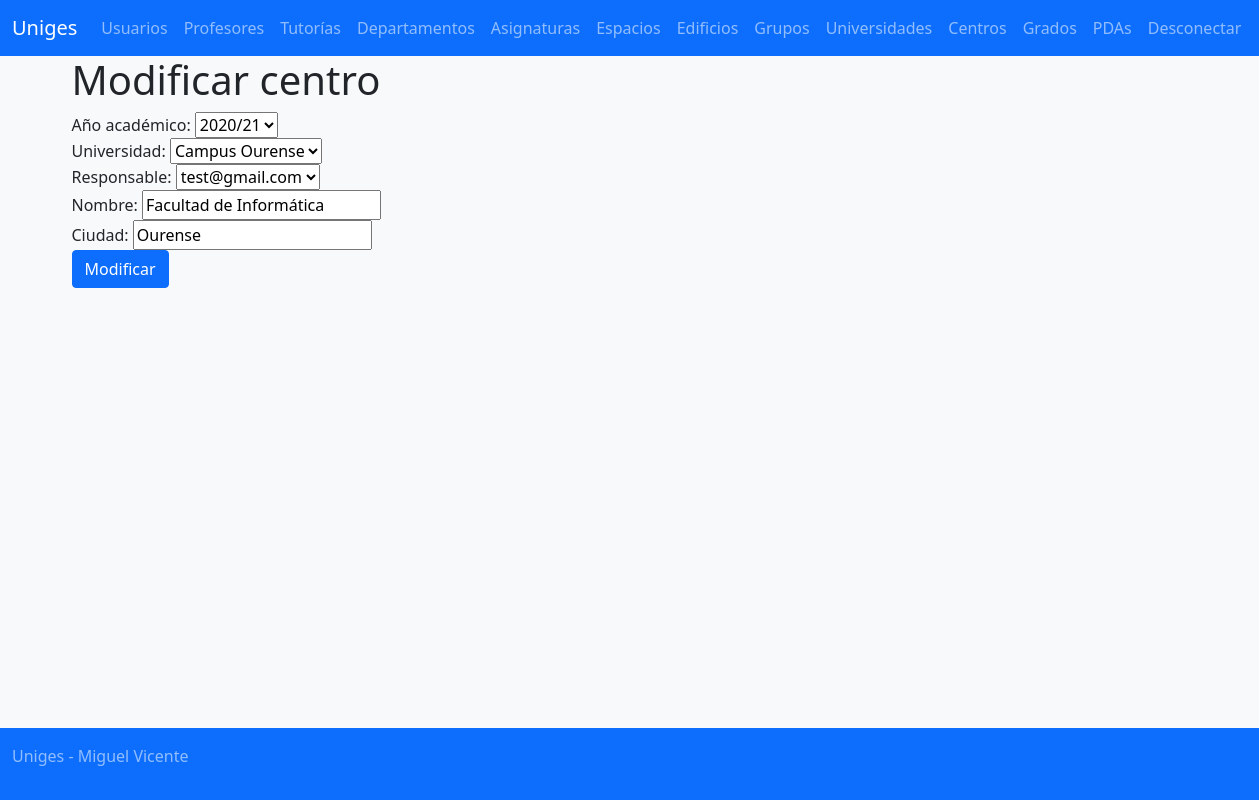
Page /?controller=centre&action=edit&id=1 (signed in) on the committed database.
### tables this page shows
create table `centre` (
	id int not null auto_increment primary key,
	academicyear_id int not null,
	college_id int not null,
	name varchar(255) not null,
	city varchar(255) not null,
	overseer varchar(9) default null,
	deleted tinyint(1) not null default 0);

create table `academicyear` (
	id int not null auto_increment primary key,
	name varchar(10) not null,
	deleted tinyint(1) not null default 0);

create table college (
	id int not null auto_increment primary key,
	academicyear_id int not null,
	name varchar(255),
	city varchar(255),
	supervisor int not null,
	deleted tinyint(1) not null default 0);

create table professor (
	id int not null auto_increment primary key,
	academicyear_id int not null,
	department_id int not null,
	dedication varchar(10) not null,
	user_id int not null,
	deleted tinyint(1) not null default 0);

create table user (
       id int not null auto_increment primary key,
	dni varchar(9) not null,
	name varchar(255) not null,
	surname varchar(255) not null,
	email varchar(255),
	password varchar(128),
	deleted tinyint(1) not null default 0);

### modelos/AcademicYearModel.php (called while the page is built, shortened)
<?php
class AcademicYearModel {
	private static function readFromAssoc($fila) {
		$ret = new AcademicYearModel();
		$ret->id = $fila["id"];
		$ret->name = $fila["name"];
		$ret->deleted = $fila["deleted"];
		return $ret;
	}
	public static function findAll() {
		$conn = Connection::getConnection();
		$stat = $conn->prepare("SELECT * FROM academicyear WHERE deleted = 0");
		$stat->execute();
		$result = $stat->get_result();
		$ret = array();
		while($fila = $result->fetch_assoc()) {
			array_push($ret, AcademicYearModel::readFromAssoc($fila));
		}
		return $ret;
	}
}
?>

### controladores/CentreController.php (called while the page is built, shortened)
<?php
include_once 'modelos/CentreModel.php';
include_once 'modelos/AcademicYearModel.php';
include_once 'modelos/CollegeModel.php';
include_once 'modelos/ProfessorModel.php';
include_once 'modelos/UserModel.php';
class CentreController {
    function edit() {
        $ay = AcademicYearModel::findAll();
        $col = CollegeModel::findAll();
        $prof = ProfessorModel::findAll();
        foreach($prof as &$p) {
            $p->user = UserModel::findById($p->user_id);
        }
        $centre = CentreModel::findById($_GET["id"]);
    }
}
?>

### modelos/CentreModel.php (called while the page is built, shortened)
<?php
class CentreModel {
    static public function findById($id) {
        $conn = Connection::getConnection();
        $stat = $conn->prepare("SELECT * FROM centre WHERE deleted = 0 AND id = ?");
        $stat->bind_param("i", $id);
        $stat->execute();
        $result = $stat->get_result();
        return $result->fetch_object("CentreModel");
    }
}
?>

### modelos/CollegeModel.php (called while the page is built, shortened)
<?php
class CollegeModel {
    static public function findAll() {
        $conn = Connection::getConnection();
        $stat = $conn->prepare("SELECT * FROM college WHERE deleted = 0");
        $stat->execute();
        $result = $stat->get_result();
        $value = array ();
        while($fila = $result->fetch_object("CollegeModel")) {
            array_push($value, $fila);
        }
        return $value;
    }
}
?>

### modelos/ProfessorModel.php (called while the page is built, shortened)
<?php
class ProfessorModel {
	private static function readFromAssoc($fila) {
	    	$res = new ProfessorModel();
		$res->id = $fila["id"];
		$res->academicyear_id = $fila["academicyear_id"];
		$res->department_id = $fila["department_id"];
		$res->dedication = $fila["dedication"];
		$res->deleted = $fila["deleted"];
		$res->user_id = $fila["user_id"];
		return $res;
	}
    public static function findAll() {
	    $conn = Connection::getConnection();
	    $stat = $conn->prepare("SELECT * FROM professor WHERE professor.deleted = 0");
	    $stat->execute();
	    $result = $stat->get_result();
	    $return = array();
	    while($fila = $result->fetch_assoc()) {
	    	array_push($return, ProfessorModel::readFromAssoc($fila));
	    }
	    return $return;
    }
}
?>

### modelos/UserModel.php (called while the page is built, shortened)
<?php
class UserModel {
	static private function readFromAssoc($user_data) {
		$result_user = new UserModel();
		$result_user->id = $user_data["id"];
		$result_user->dni = $user_data["dni"];
		$result_user->name = $user_data["name"];
		$result_user->surname = $user_data["surname"];
		$result_user->email = $user_data["email"];
		$result_user->password = $user_data["password"];
		$result_user->deleted = $user_data["deleted"];
		return $result_user;
	}
	static function findById($id) {
		$conn = Connection::getConnection();
		$stat = $conn->prepare("SELECT * FROM user WHERE id = ? AND deleted = 0");
		$stat->bind_param("i", $id);
		$stat->execute();
		$result = $stat->get_result();
		$user_data = $result->fetch_assoc();
		$result_user = UserModel::readFromAssoc($user_data);
		return $result_user;
	}
}
?>

### vistas/centre/edit.php (the view, shortened to what this page needs)
<h1><?= $strings["centre_edit_title"] ?></h1>
<?php $centre = $data["centre"]; ?>
<form action="/?controller=centre&action=edit_end" method="POST">
<div class="form-group">
<label for="academicyear"><?= $strings["centre_add_ay"] ?></label>
<select id="academicyear" name="academicyear_id">
<?php foreach($data["ay"] as $ay) { ?>
    <option value="<?= $ay->id ?>" <?= $ay->id == $centre->academicyear_id ? "selected" : "" ?>><?= $ay->name ?></option>
<?php } ?>
</select>
</div>
<div class="form-group">
<label for="college"><?= $strings["centre_add_college"] ?></label>
<select id="college" name="college_id">
<?php foreach($data["col"] as $col) { ?>
    <option value="<?= $col->id ?>" <?= $col->id == $centre->college_id ? "selected" : "" ?>><?= $col->name ?></option>
<?php } ?>
</select>
</div>
<div class="form-group">
<label for="overseer"><?= $strings["centre_add_overseer"] ?></label>
<select id="overseer" name="overseer">
<?php foreach($data["prof"] as $p) { ?>
    <option value="<?= $p->id ?>" <?= $p->id == $centre->overseer ? "selected" : "" ?>><?= $p->user->email ?></option>
<?php } ?>
</select>
</div>
<div class="form-group">
<label for="name"><?= $strings["centre_add_name"] ?></label>
<input type="text" name="name" value="<?= $centre->name ?>"/>
</div>
<div class="form-group">
<label for="city"><?= $strings["centre_add_city"] ?></label>
<input type="text" name="city" value="<?= $centre->city ?>"/>
</div>
<input type="submit" class="btn btn-primary" value="<?= $strings["centre_edit_submit"] ?>"/>
</form>

### rows in the picture
centre: academicyear_id "2020/21", college_id "Campus Ourense", overseer "test@gmail.com", name "Facultad de Informática", city "Ourense"

### other values in the picture
$strings["app_title"] "Uniges"
$strings["navbar_user"] "Usuarios"
$strings["navbar_professor"] "Profesores"
$strings["navbar_tutoria"] "Tutorías"
$strings["navbar_department"] "Departamentos"
$strings["navbar_subject"] "Asignaturas"
$strings["navbar_space"] "Espacios"
$strings["navbar_building"] "Edificios"
$strings["navbar_group"] "Grupos"
$strings["navbar_college"] "Universidades"
$strings["navbar_centre"] "Centros"
$strings["navbar_degree"] "Grados"
$strings["navbar_pda"] "PDAs"
$strings["logout"] "Desconectar"
$strings["centre_edit_title"] "Modificar centro"
